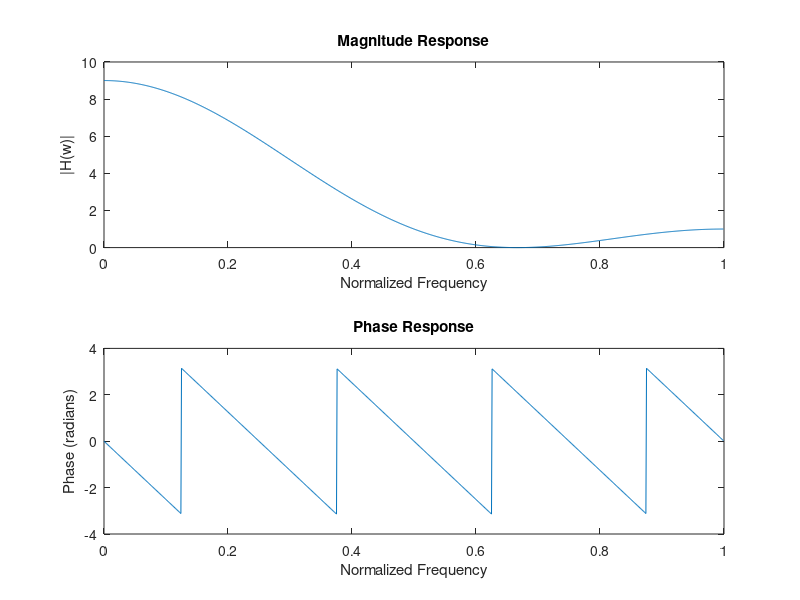

MATLAB code for this plot: (Note: this script raises an error after producing the figure.)
%% Task 1
T= 2;
fs = 100;
t = 0:1/fs:T;
sinosoid = sin(2*pi*80*t);

X_f = fft(sinosoid);
N = length(X_f);
frequencies = (0:N-1) * (fs / N);

magnitude = abs(X_f);
phase = angle(X_f);

subplot(2, 1, 1)
plot(frequencies, fftshift(magnitude))
ylabel("Amplitude")
xlabel("Samples")
title("Magnitude Plot")

subplot(2, 1, 2)
plot(frequencies, phase)
ylabel("Angle")
xlabel("Samples")
title("Phase Plot")

%% Task 2
T= 2;
fs = 1000;
t = 0:1/fs:T;

f1 = 5;
f2 = 50;
f3 = 100;

sin_f1 = sin(2*pi*f1*t);
sin_f2 = sin(2*pi*f2*t);
sin_f3 = sin(2*pi*f3*t);

composite_signal = sin_f1 + sin_f2 + sin_f3;
X_cf = fft(composite_signal);
N = length(X_cf);
frequencies = (0:N-1) * (fs / N);

magnitude = abs(X_cf);
phase = angle(X_cf);

subplot(2, 1, 1)
plot(frequencies, fftshift(magnitude))
ylabel("Amplitude")
xlabel("Samples")
title("Magnitude Plot")

subplot(2, 1, 2)
plot(frequencies, phase)
ylabel("Angle")
xlabel("Samples")
title("Phase Plot")

%% Task 3
f = 5;
fs = 5000;
A = 5;
t = 0:1/fs:T;

cos_sig = A * cos((2*pi*f*t)-pi/2);

X_cos = fft(cos_sig);
magnitude = abs(fftshift(X_cos));
N = length(X_cf);

noisy_signal = awgn(cos_sig, 10, 'measured');

order = 4;
cut_off = 1000/(fs/2);
[b, a] = butter(order, cut_off);
filtered = filter(b, a, noisy_signal);

subplot(3, 1, 1)
plot(magnitude)
ylabel("Amplitude")
xlabel("Samples")
title("Fourier Magnitude Of COS")

subplot(3, 1, 2)
plot(noisy_signal)
ylabel("Amplitude")
xlabel("Time")
title("Noisy Signal")

subplot(3, 1, 3)
plot(filtered)
ylabel("Amplitude")
xlabel("Time")
title("Filtered Signal")

%% Task 4
n = -8:8;
h_n = [0 0 0 0 0 0 1 2 3 2 1 0 0 0 0 0 0];

[h, w] = freqz(h_n, 1, 1024);

subplot(2,1,1);
plot(w/pi, abs(h)); 
title('Magnitude Response');
xlabel('Normalized Frequency');
ylabel('|H(w)|');

subplot(2,1,2);
plot(w/pi, angle(h));
title('Phase Response');
xlabel('Normalized Frequency');
ylabel('Phase (radians)');

%% Task 5

filepath = "D:/Uni/Semester 6/DSP/Lab/Lab 3/Record1.wav";
[signal, Fs] = audioread(filepath); 

N = length(signal);
Y = fft(signal);
f = linspace(-Fs/2, Fs/2, N); 

magnitude = abs(fftshift(Y))/N;
[~, peakIndex] = max(magnitude);
dominantFreq = f(peakIndex);

subplot(2,1,1);
t = (0:N-1)/Fs;
plot(t, signal);
title('Time-Domain Signal');
xlabel('Time (seconds)');
ylabel('Amplitude');

subplot(2,1,2);
plot(f, magnitude);
title('Frequency-Domain Signal (Magnitude Spectrum)');
xlabel('Frequency (Hz)');
ylabel('Magnitude');
grid on;

disp(['Dominant Frequency: ', num2str(dominantFreq), ' Hz']);

%% Task 6
clc; clear; close all;

M_values = [5, 9, 15, 35];  % Different values of M
wc = pi/4;  % Cutoff frequency (adjustable)
N = 512;  % FFT size for frequency response

figure;
for i = 1:length(M_values)
    M = M_values(i);
    n = -M:M;  % Define the time index range
    h = zeros(size(n));  % Initialize impulse response

    % Compute ideal low-pass impulse response (sinc function)
    h(n~=0) = sin(wc * n(n~=0)) ./ (pi * n(n~=0));
    h(n==0) = wc / pi;

    % Apply Hamming window to reduce Gibbs phenomenon
    w = 0.54 - 0.46 * cos(2 * pi * (n + M) / (2 * M));
    h_w = h .* w;

    % Make the filter causal by shifting
    h_causal = [h_w, zeros(1, M)];

    % Compute Frequency Response
    [H, w_axis] = freqz(h_causal, 1, N, 'whole');

    % Plot Frequency Response
    subplot(2,2,i);
    plot(w_axis - pi, abs(fftshift(H)), 'LineWidth', 1.5);
    title(['Magnitude Response for M = ', num2str(M)]);
    xlabel('Frequency (rad/sample)');
    ylabel('|H(e^{j\omega})|');
    grid on;
end